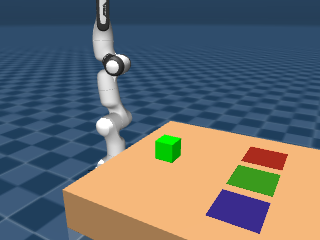

The Python source for this figure:
# reference: https://github.com/Phylliade/ikpy/blob/master/tutorials/Quickstart.ipynb
# urdf from: https://cobra.cps.cit.tum.de/robots

import ikpy.chain
import numpy as np
import mujoco
import mujoco.viewer
from PIL import Image

np.set_printoptions(precision=3, suppress=True, linewidth=100)

panda_chain = ikpy.chain.Chain.from_urdf_file("panda.URDF", base_elements=["panda_link0"])

target_position = [0.35, 0, 0.25]

# default x0: [0. 0. 0. 0. 0. 0. 0. 0. 0.]
# lb: [  -inf -2.967 -1.833 -2.967 -3.142 -2.967 -0.087 -2.967   -inf]
# ub: [   inf  2.967  1.833  2.967 -0.4    2.967  3.822  2.967    inf]
# default x0 will result in ValueError: `x0` is infeasible. because out of bounds
# so need initial_guess
# index 0, 7, 8 is fixed joint
initial_guess = [0, 0, 0, 0, -1.571, 0, 0, 0, 0]

result = panda_chain.inverse_kinematics(target_position, initial_position=initial_guess)
print("The angles of each joints are : ", result)
# result = [ 0.    -0.168  0.365 -0.179 -2.77   2.004  0.587  0.     0.   ]

verify_result = panda_chain.forward_kinematics(result)
print("The forward kinematics result is : ", verify_result)


xml_path = "franka_emika_panda/scene_push.xml"
model = mujoco.MjModel.from_xml_path(xml_path)
data = mujoco.MjData(model)
data.qpos[:7] = [0, -0.168, 0.365, -0.179, -2.77, 2.004, 0.587]
with mujoco.Renderer(model) as renderer:
  mujoco.mj_forward(model, data)
  renderer.update_scene(data)
  image = renderer.render()
  pil_image = Image.fromarray(image)
  pil_image.save('test_ik.png')
